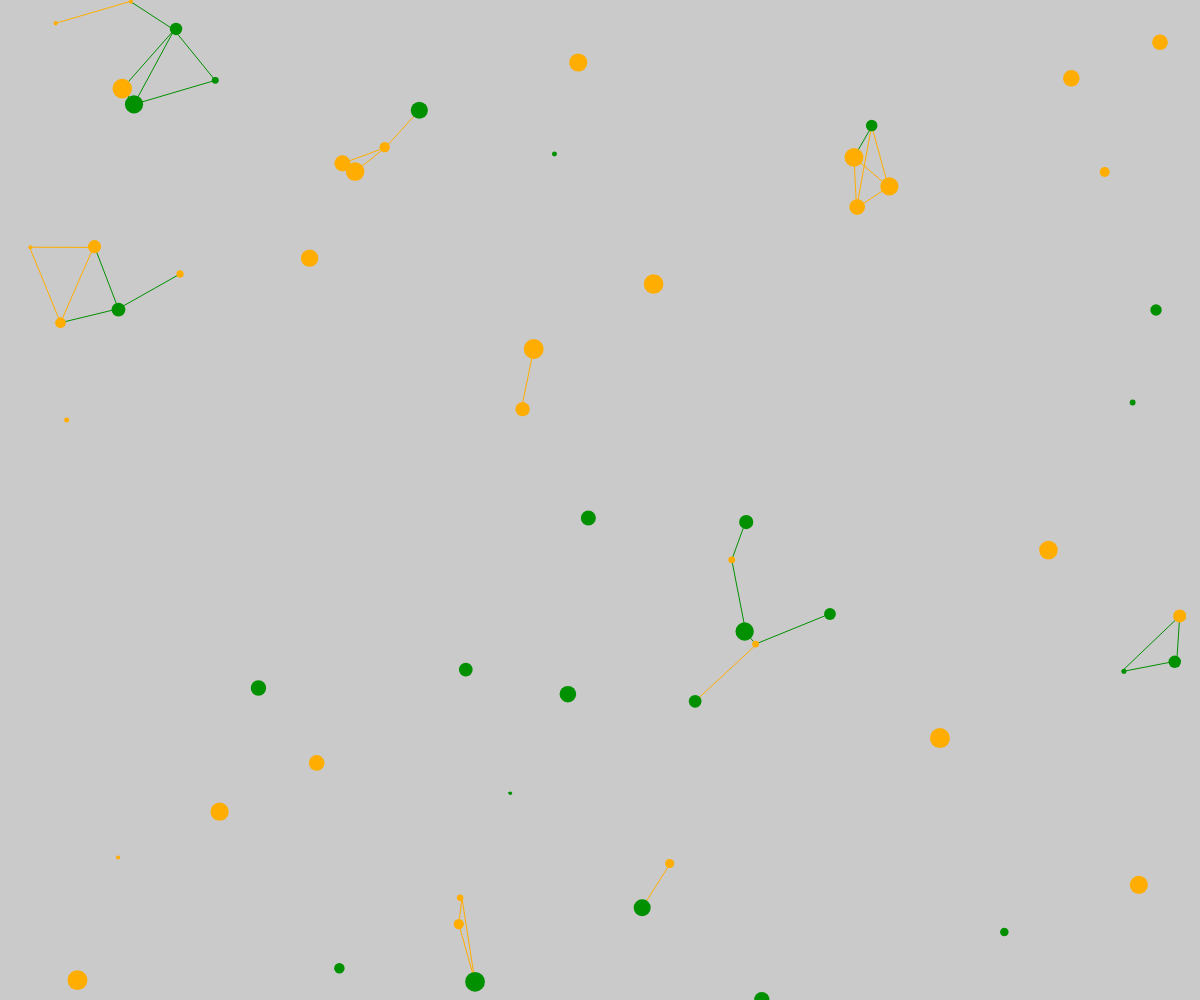
Frame 1 (no input)
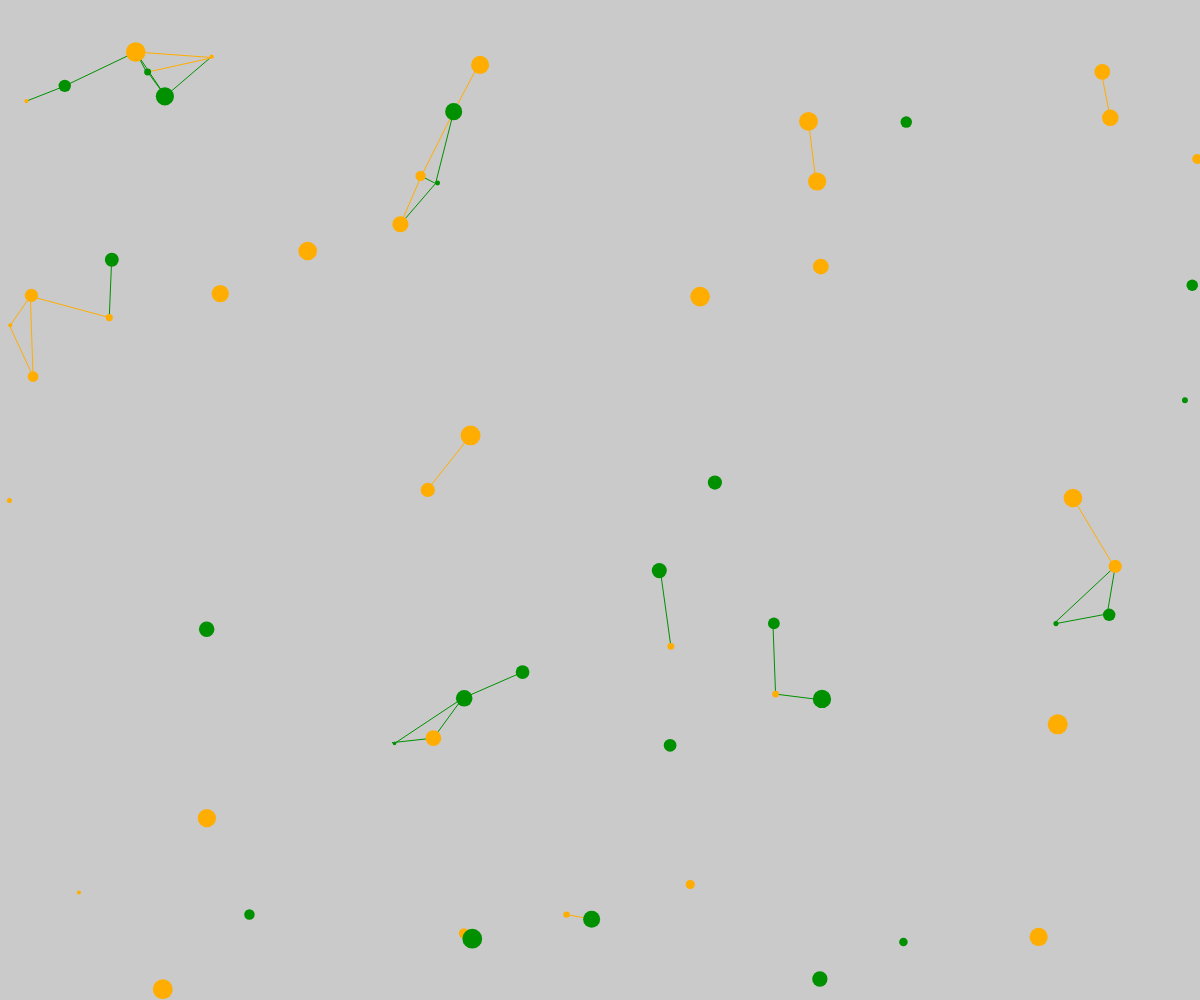
Frame 60 (no input)
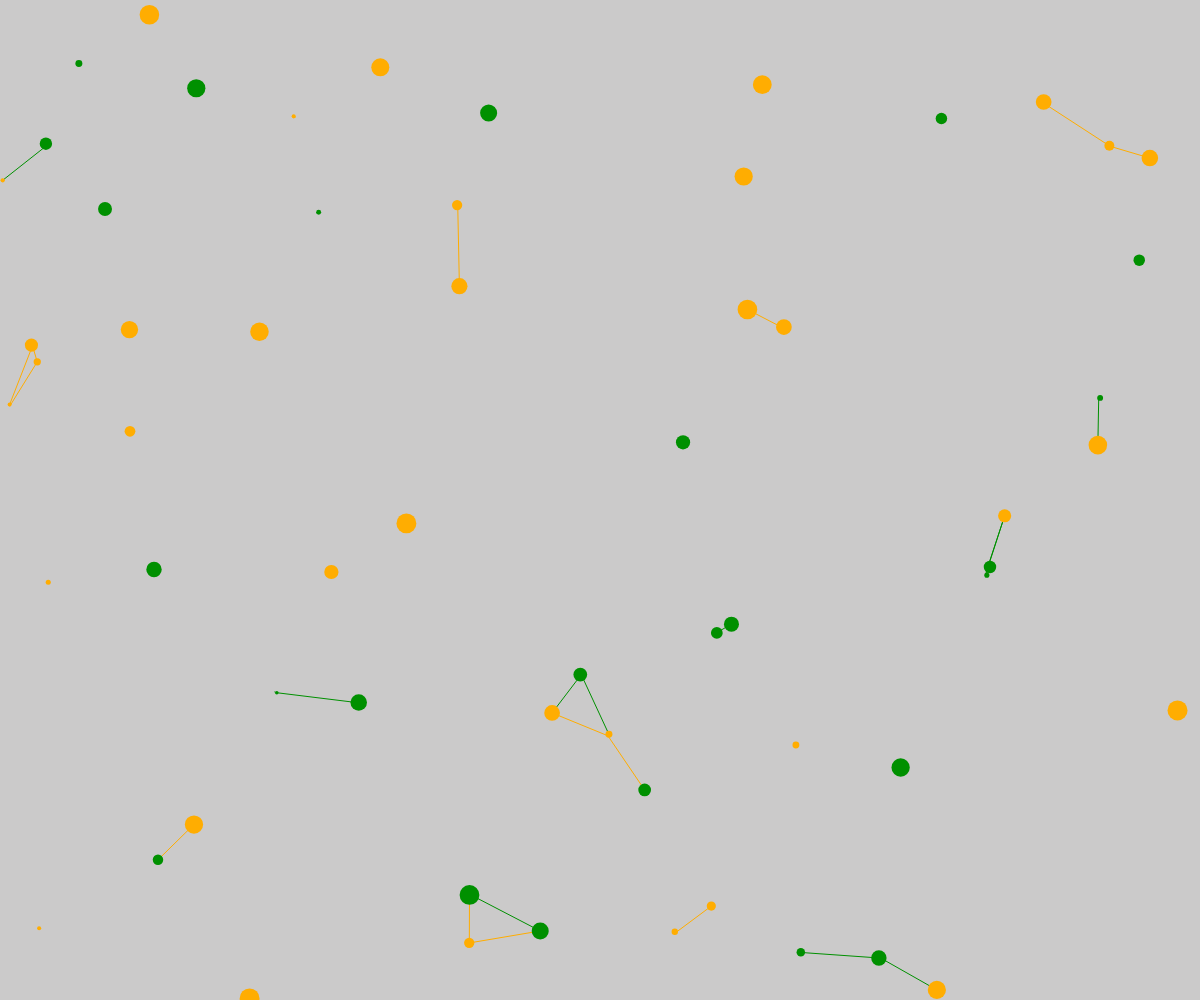
Frame 120 (the mouse pressed at the canvas centre since frame 60)

The p5.js sketch that drew these frames (run headless with seeded random() and noise() and a simulated clock; from frame 60 on, the mouse is pressed at the canvas centre):

// p5.js sketch
// ── sketch.js
// This was heavily inspired by the official example
let particles = [];

let i = 0;

function setup() {
  createCanvas(windowWidth, windowHeight);
  for (let i = 0; i < width / 20; i++) {
    particles.push(new Particle());
  }
}

function draw() {
  background(203, 202, 202);
  for (let i = 0; i < particles.length; i++) {
    particles[i].create();
    particles[i].move();
    particles[i].joinParticles(particles.slice(i));
  }
}

// ── particle.js
// This was heavily inspired by the official example
class Particle {
  // setting the co-ordinates, radius and the
  // speed of a particle in both the co-ordinates axes.
  constructor() {
    this.x = random(0, width);
    this.y = random(0, height);
    this.r = random(3, 20);
    this.xSpeed = random(-2, 2);
    this.ySpeed = random(-1, 1.5);
    this.isOrange = random(0, 1);
    this.red = random(200);
    this.green = random(10);
    this.blue = random(10);
    this.c1 = color(0, 144, 0)
    this.c2 = color(255, 173, 1)
  }

  create() {
    noStroke();
    if (Math.round(this.isOrange) === 1) {
      fill(this.c1);
    } else {
      fill(this.c2);
    }
    // fill(this.red, this.green, this.blue);
    circle(this.x, this.y, this.r);
  }

  move() {
    if (this.x < 0 || this.x > width) this.xSpeed *= -1;
    if (this.y < 0 || this.y > height) this.ySpeed *= -1;
    this.x += this.xSpeed;
    this.y += this.ySpeed;
  }

  joinParticles(particles) {
    particles.forEach((element) => {
      let dis = dist(this.x, this.y, element.x, element.y);
      if (dis < 85) {
        if (Math.round(this.isOrange) === 1) {
          stroke(this.c1);
        } else {
          stroke(this.c2);
        }
        // stroke(this.red, this.green, this.blue);
        line(this.x, this.y, element.x, element.y);
      }
    });
  }
}
